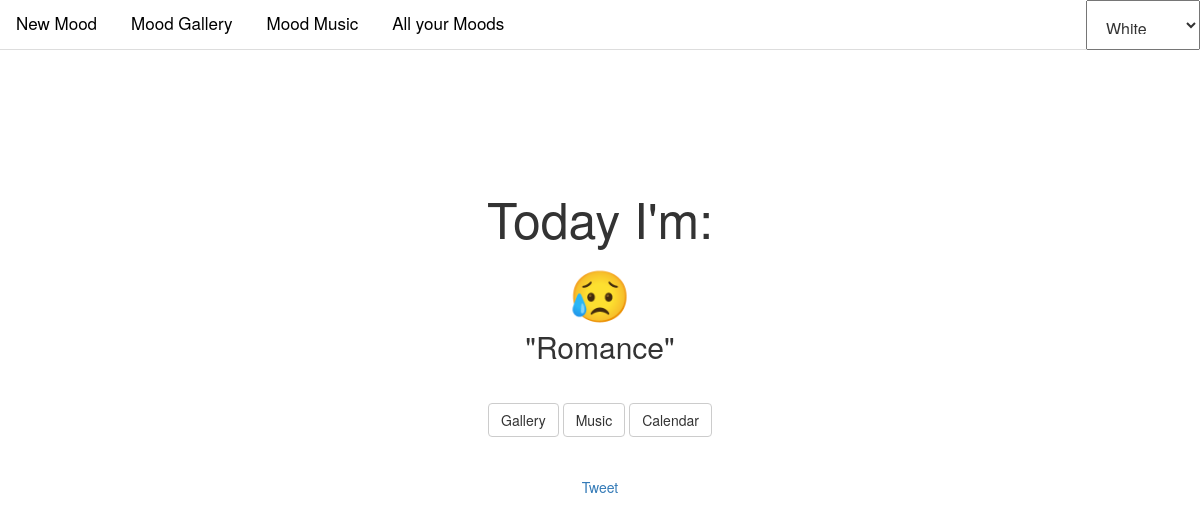
The app's page /index, older data.
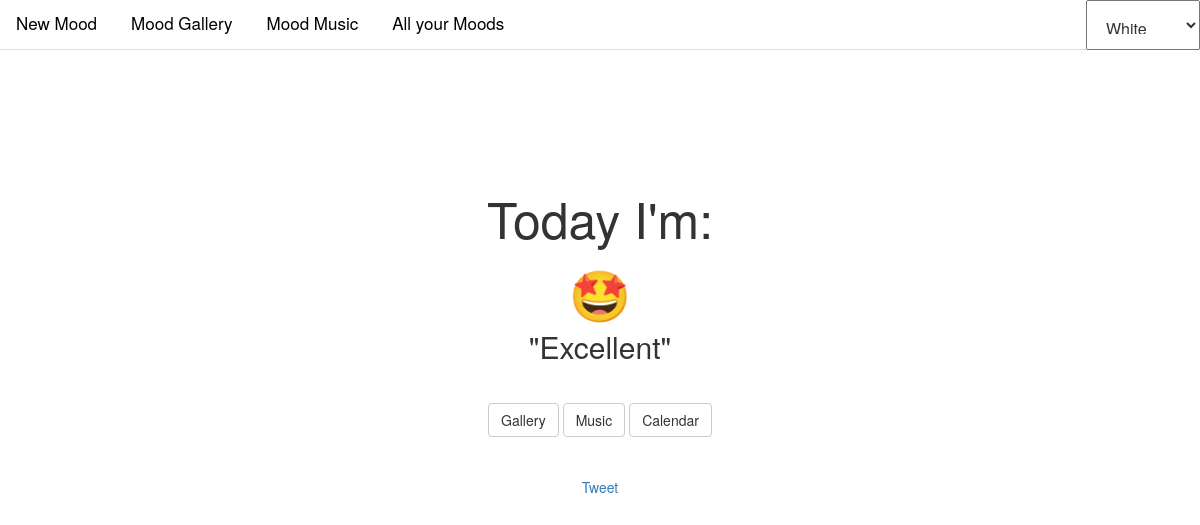
The same page, newer data.
### tables this page shows
CREATE TABLE post (
    id INTEGER PRIMARY KEY AUTOINCREMENT , 
    created TIMESTAMP NOT NULL DEFAULT CURRENT_TIMESTAMP,
    mood TEXT NOT NULL,
    body TEXT NOT NULL
);

### __init__.py (the view)
    @app.route("/index", methods=["GET", "POST"])
    def index():
        db = get_db()
        posts = db.execute(
            'SELECT mood, body'
            ' FROM post'
            ' ORDER BY id DESC '
        ).fetchone()
        return render_template(
            "answer.html",
            posts=posts,
            mood_emoji=mood_emoji,
            )

### db.py (called while the page is built)
def get_db():
    if 'db' not in g:
        g.db = sqlite3.connect(
            current_app.config['DATABASE'],
            detect_types=sqlite3.PARSE_DECLTYPES
        )
        g.db.row_factory = sqlite3.Row
    return g.db

### templates/answer.html
{% extends "base.html" %}
{% block body %}
    <section class="content">
        <header>
            <h1>Today I'm:</h1>
            <h1>{{ mood_emoji(posts['mood']) }}</h1>
            <h2>"{{ posts['body'] }}"</h2>
            <div class="button_container">
                <a href= "{{ url_for('gallery') }}" class="btn btn-default" role="button">
                    Gallery
                </a>
                <a href= "{{ url_for('music') }}" class="btn btn-default" role="button">
                    Music
                </a>
                <a href= "{{ url_for('mcalendar') }}" class="btn btn-default" role="button">
                    Calendar
                </a>
                <br>
                <br>
                <br>
                <a href="https://twitter.com/share?ref_src=twsrc%5Etfw" class="twitter-share-button" data-size="large" data-text="Today I'm {{ mood_emoji(posts['mood'])}} {{posts['body']}} " data-url="https://limitless-reef-30670.herokuapp.com" data-show-count="false">Tweet</a><script async src="https://platform.twitter.com/widgets.js" charset="utf-8"></script>
            </div>
        </header>
    </section>
{% endblock %}

### templates/base.html (shortened to what this page needs)
<!doctype html>
<html lang="en">
<head>
<link rel="stylesheet" href="/static/bootstrap/css/bootstrap.min.css">
<link rel="stylesheet" href="https://maxcdn.bootstrapcdn.com/bootstrap/3.4.0/css/bootstrap.min.css">
<link rel="stylesheet" href="{{ url_for('static', filename='css/style.css')}}">
</head>
<body id="shelf" class="white">
  <ul class="nav nav-tabs list-unstyled navbar-fixed-top">
      <li class="nav-item">
          <a class="nav-link"  href= "{{ url_for('new') }}">New Mood</a>
      </li>
       <li class="nav-item">
          <a class="nav-link"  href= "{{ url_for('gallery') }}">Mood Gallery</a>
      </li>
      <li class="nav-item">
          <a class="nav-link"  href= "{{ url_for('music') }}">Mood Music</a>
      </li>
      <li class="nav-item">
          <a class="nav-link"  href= "{{ url_for('mcalendar') }}">All your Moods</a>
      </li>
    <li class="navbar-text pull-right"  id="color_options">
        <select class="navbar-brand navbar-right" id="themes" name="ChangeBG">
          <option value="background-white" selected="selected">White</option>
        </select>
      </li>
  </ul>
{% block body %}{% endblock %}
  </body>
</html>

### static/css/style.css (style rules this page uses)
body { height: 100%; margin: 0; padding-top: 70px; font-family: "Helvetica Neue", Helvetica, Arial, sans-serif; }
.nav { background-color: white; font-size: 17px; }
.nav a { color: black; }
.navbar-brand { font-size: 16px; }
#color_options { margin-top: 0; font-size: 16px; }
h1 { font-weight: normal; font-size: 50px; }
header { margin-top: 10%; text-align: center; }
.button_container { margin-top: 40px; }
h2 { margin-top: 0; }

Row changes from the older to the newer data that the page shows:
removed post: mood "😥", body "Romance"
added post: mood "🤩", body "Excellent"
